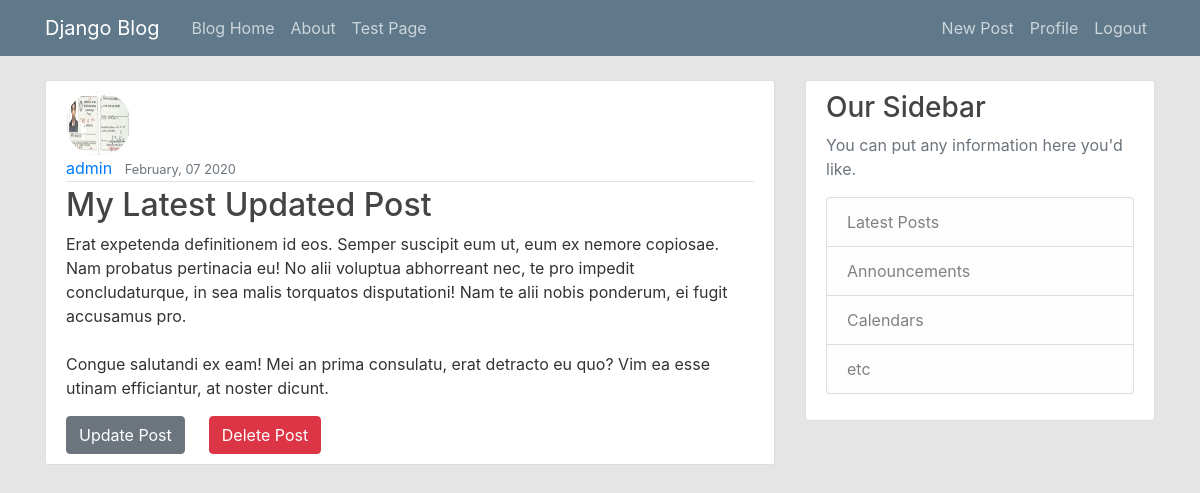
Screenshot of /blog/post/30/ (signed in) with the database file from the repository.
### blogapp/models.py (models this page shows, shortened)
class Post(models.Model):
    title = models.CharField(max_length=99)
    content = models.TextField()
    date_posted = models.DateTimeField(default = timezone.now)
    last_modified = models.DateTimeField(auto_now=True)
    author = models.ForeignKey(User, on_delete=models.CASCADE)

### users/models.py (models this page shows, shortened)
class Profile(models.Model):
    user = models.OneToOneField(User, on_delete=models.CASCADE)
    image = models.ImageField(default='default.jpg', upload_to='profile_pics')

### blogapp/views.py (the view)
# urls.py: path('post/<int:pk>/', views.PostDetailView.as_view(), name='post_detail'),
class PostDetailView(LoginRequiredMixin, DetailView):       #POST/<PK> PAGE
    model = Post
    template_name = 'blog/post_detail.html'
    context_object_name = 'posts'

### templates/blog/post_detail.html
{% extends '../_base.html' %}
{% block content %}
    <article class="media-body content-section">
        <img src="{{posts.author.profile.image.url}}" class="rounded-circle article-img">
        <div class="article-metadata">
            <a href="{% url 'post_user' posts.author.username%}" class="mr-2"> {{posts.author}} </a>
            <small class="text-muted">{{posts.date_posted|date:"F, d Y"}}</small>
        </div>
        <h2 class="article-title">{{posts.title}}</h2>
        <p class="article-content">{{posts.content}}</p>
        <div class="row mx-auto">
        {% if posts.author == user %}
            <a href="{% url 'post_update' posts.id %}" class="btn btn-secondary"> Update Post </a>
            <a href="{% url 'post_delete' posts.id %}" class="btn btn-danger ml-4"> Delete Post </a>
        {% endif %}
        </div>
    </article>
{% endblock %}

### static/css/style.css (style rules this page uses)
body { background: #e5e5e5; color: #333333; margin-top: 5rem; }
h1, h2, h3, h4, h5, h6 { color: #444444; }
.content-section { background: #ffffff; padding: 10px 20px; border: 1px solid #dddddd; border-radius: 3px; margin-bottom: 20px; }
.article-title { color: #444444; }
.article-content { white-space: pre-line; }
.article-img { height: 65px; width: 65px; margin-right: 16px; }
.article-metadata { padding-bottom: 1px; margin-bottom: 4px; border-bottom: 1px solid #e3e3e3 }

### rows the page displays
Post: author.profile.image (picture), author "admin", date_posted "February, 07 2020", title "My Latest Updated Post", content "Erat expetenda definitionem id eos. Semper suscipit eum ut, eum ex nemore copiosae. Nam probatus pertinacia eu! No alii voluptua abhorreant nec, te pro impedit concludaturque, in sea malis torquatos disputationi! Nam te alii nobis ponderum, ei fugit accusamus pro. Congue salutandi ex eam! Mei an prima consulatu, erat detracto eu quo? Vim ea esse utinam efficiantur, at noster dicunt."
